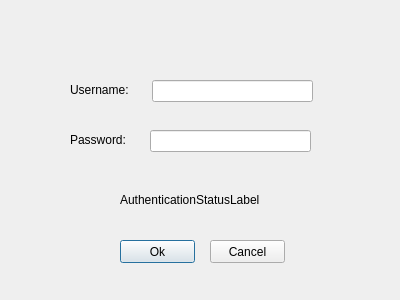
<?xml version="1.0" encoding="UTF-8"?>
<ui version="4.0">
 <class>authentication</class>
 <widget class="QDialog" name="authentication">
  <property name="geometry">
   <rect>
    <x>0</x>
    <y>0</y>
    <width>400</width>
    <height>300</height>
   </rect>
  </property>
  <property name="sizePolicy">
   <sizepolicy hsizetype="Fixed" vsizetype="Fixed">
    <horstretch>0</horstretch>
    <verstretch>0</verstretch>
   </sizepolicy>
  </property>
  <property name="windowTitle">
   <string>Dialog</string>
  </property>
  <widget class="QLineEdit" name="usernameLineEdit">
   <property name="geometry">
    <rect>
     <x>152</x>
     <y>80</y>
     <width>161</width>
     <height>22</height>
    </rect>
   </property>
  </widget>
  <widget class="QLineEdit" name="passwordLineEdit">
   <property name="geometry">
    <rect>
     <x>150</x>
     <y>130</y>
     <width>161</width>
     <height>22</height>
    </rect>
   </property>
   <property name="echoMode">
    <enum>QLineEdit::Password</enum>
   </property>
  </widget>
  <widget class="QLabel" name="authenticationStatusLabel">
   <property name="geometry">
    <rect>
     <x>120</x>
     <y>190</y>
     <width>201</width>
     <height>20</height>
    </rect>
   </property>
   <property name="text">
    <string>AuthenticationStatusLabel</string>
   </property>
  </widget>
  <widget class="QLabel" name="usernameLabel">
   <property name="geometry">
    <rect>
     <x>70</x>
     <y>80</y>
     <width>71</width>
     <height>20</height>
    </rect>
   </property>
   <property name="text">
    <string>Username:</string>
   </property>
  </widget>
  <widget class="QLabel" name="passwordLabel">
   <property name="geometry">
    <rect>
     <x>70</x>
     <y>130</y>
     <width>71</width>
     <height>20</height>
    </rect>
   </property>
   <property name="text">
    <string>Password:</string>
   </property>
  </widget>
  <widget class="QLabel" name="label_logo">
   <property name="geometry">
    <rect>
     <x>140</x>
     <y>10</y>
     <width>131</width>
     <height>51</height>
    </rect>
   </property>
   <property name="text">
    <string/>
   </property>
   <property name="pixmap">
    <pixmap resource="resources.qrc">:/img/img/simplelogo2.jpg</pixmap>
   </property>
   <property name="scaledContents">
    <bool>true</bool>
   </property>
  </widget>
  <widget class="QPushButton" name="okButton">
   <property name="geometry">
    <rect>
     <x>120</x>
     <y>240</y>
     <width>75</width>
     <height>23</height>
    </rect>
   </property>
   <property name="text">
    <string>Ok</string>
   </property>
  </widget>
  <widget class="QPushButton" name="cancelButton">
   <property name="geometry">
    <rect>
     <x>210</x>
     <y>240</y>
     <width>75</width>
     <height>23</height>
    </rect>
   </property>
   <property name="text">
    <string>Cancel</string>
   </property>
  </widget>
 </widget>
 <resources>
  <include location="resources.qrc"/>
 </resources>
 <connections/>
</ui>
